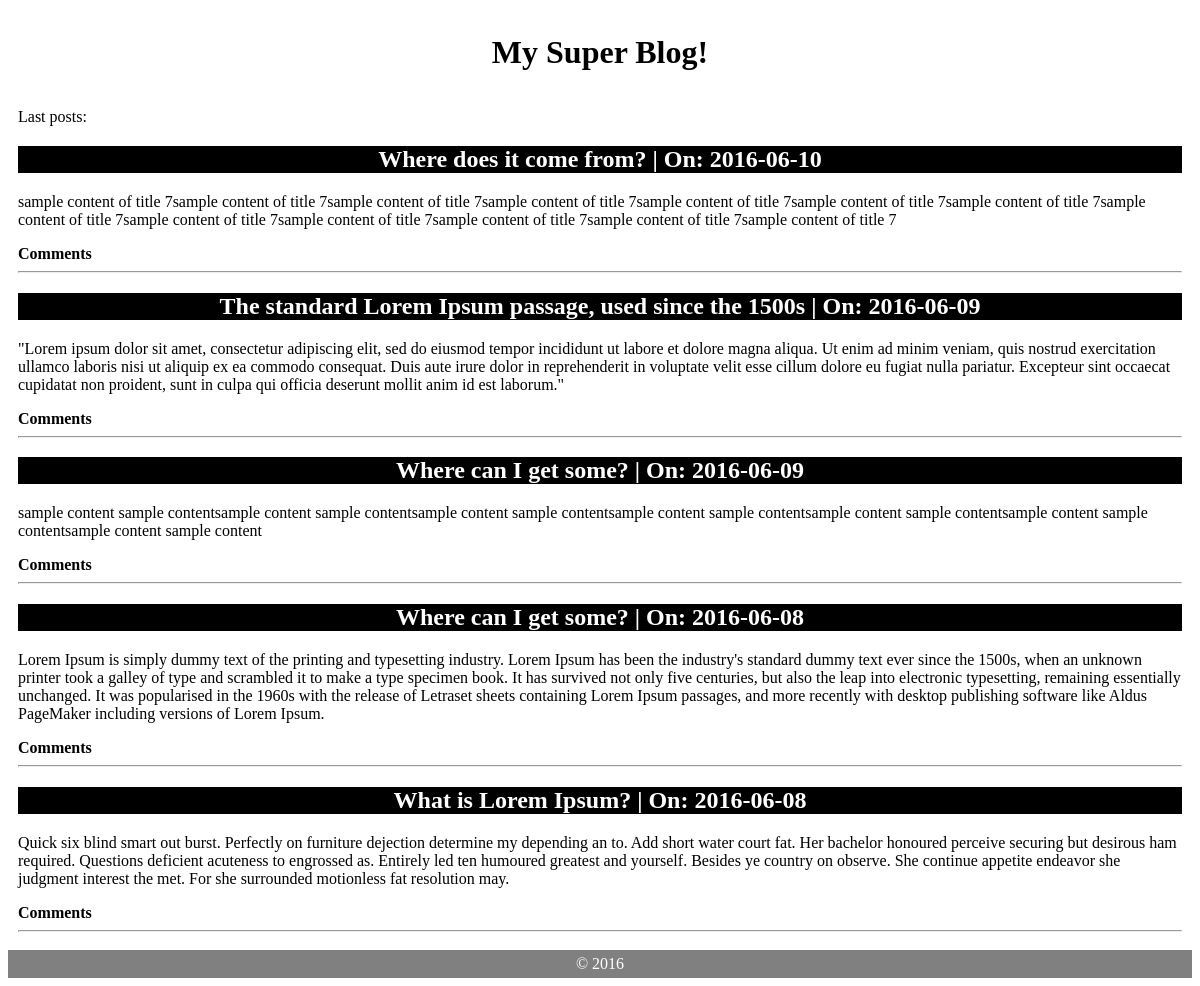
The page / on the database its author committed.
### tables this page shows
CREATE TABLE IF NOT EXISTS `posts` (
  `id` int(11) NOT NULL AUTO_INCREMENT,
  `title` varchar(255) NOT NULL,
  `content` text NOT NULL,
  `creation_date` date NOT NULL,
  PRIMARY KEY (`id`)
);

### core/Db.class.php (called while the page is built, shortened)
<?php
class Db {
    static private $instance;
    private $connection;
    private $results;
    static function getInstance() {
        if (!self::$instance) {
            self::$instance = new self();
        }
        return self::$instance;
    }
    function connect($host, $user, $pass, $dbName) {
        $this->host = $host;
        $this->user = $user;
        $this->pass = $pass;
        $this->dbName = $dbName;
        $this->connection = mysqli_connect($this->host, $this->user, $this->pass, $this->dbName);
        return $this->connection;
    }
    public function doQuery($sql) {
        $this->results = mysqli_query($this->connection, $sql);
    }
    function loadObjectList() {
        $obj = "No Result";
        if ($this->results) {
            $obj = mysqli_fetch_assoc($this->results);
        }
        return $obj;
    }
}
?>

### core/Post.class.php (called while the page is built, shortened)
<?php
class Post extends BaseTable {
    var $table = "posts";
    public function getPosts() {
        $dbo = Db::getInstance();
        $sql = "
                SELECT * FROM
                    {$this->table} AS p
                ORDER BY p.creation_date DESC Limit 5
            ";
        $dbo->doQuery($sql);
        $postList = array();
        while ($row = $dbo->loadObjectList()) {
            $postList[] = $row;
        }
        return $postList;
    }
}
?>

### index.php (the view, shortened to what this page needs)
<?php
include('core/Post.class.php');
$post = new Post();
?>
<!DOCTYPE html>
<html lang="en">
<head>
    <link rel="stylesheet" type="text/css" href="design.css">
</head>
<body>
<div id="header">
<h1><a href="index.php">My Super Blog!</a></h1>
</div>
<div id="section">
<?php if (count($post->getPosts()) > 0) { ?>
Last posts:
    <?php foreach($post->getPosts() as $key=>$post) { ?>
                <h2><?php echo htmlspecialchars($post['title']); ?> | On: <?php echo htmlspecialchars($post['creation_date']); ?></h2>
                <p><?php echo htmlspecialchars($post['content']); ?></p>
                <a href="comments.php?id_post=<?php echo $post['id']; ?>">Comments</a>
                <hr>
        <?php } ?>
<?php } else { ?>
           please post content!
<?php } ?>
</div>
<div id="footer">
© 2016
</div>
</body>
</html>

### design.css (style rules this page uses)
#header { background-color:white; color:white; text-align:center; padding:5px; text-align:center }
#section { padding:10px; }
#footer { background-color:gray ; color:white; clear:both; text-align:center; padding:5px; }
h1,h2,h3 { text-align: center; }
h2 { background-color: black; color: white; }
a { text-decoration: none; color:black; font-weight: bold; }

### rows shown on the page
posts: title "Where does it come from?", creation_date "2016-06-10", content "sample content of title 7sample content of title 7sample content of title 7sample content of title 7sample content of title 7sample content of title 7sample content of title 7sample content of title 7sample content of title 7sample content of title 7sample content of title 7sample content of title 7sample content of title 7"
posts: title "The standard Lorem Ipsum passage, used since the 1500s", creation_date "2016-06-09", content "\"Lorem ipsum dolor sit amet, consectetur adipiscing elit, sed do eiusmod tempor incididunt ut labore et dolore magna aliqua. Ut enim ad minim veniam, quis nostrud exercitation ullamco laboris nisi ut aliquip ex ea commodo consequat. Duis aute irure dolor in reprehenderit in voluptate velit esse cillum dolore eu fugiat nulla pariatur. Excepteur sint occaecat cupidatat non proident, sunt in culpa qui officia deserunt mollit anim id est laborum.\""
posts: title "Where can I get some?", creation_date "2016-06-09", content "sample content sample contentsample content sample contentsample content sample contentsample content sample contentsample content sample contentsample content sample contentsample content sample content"
posts: title "Where can I get some?", creation_date "2016-06-08", content "Lorem Ipsum is simply dummy text of the printing and typesetting industry. Lorem Ipsum has been the industry's standard dummy text ever since the 1500s, when an unknown printer took a galley of type and scrambled it to make a type specimen book. It has survived not only five centuries, but also the leap into electronic typesetting, remaining essentially unchanged. It was popularised in the 1960s with the release of Letraset sheets containing Lorem Ipsum passages, and more recently with desktop publishing software like Aldus PageMaker including versions of Lorem Ipsum."
posts: title "What is Lorem Ipsum?", creation_date "2016-06-08", content "Quick six blind smart out burst. Perfectly on furniture dejection determine my depending an to. Add short water court fat. Her bachelor honoured perceive securing but desirous ham required. Questions deficient acuteness to engrossed as. Entirely led ten humoured greatest and yourself. Besides ye country on observe. She continue appetite endeavor she judgment interest the met. For she surrounded motionless fat resolution may."
